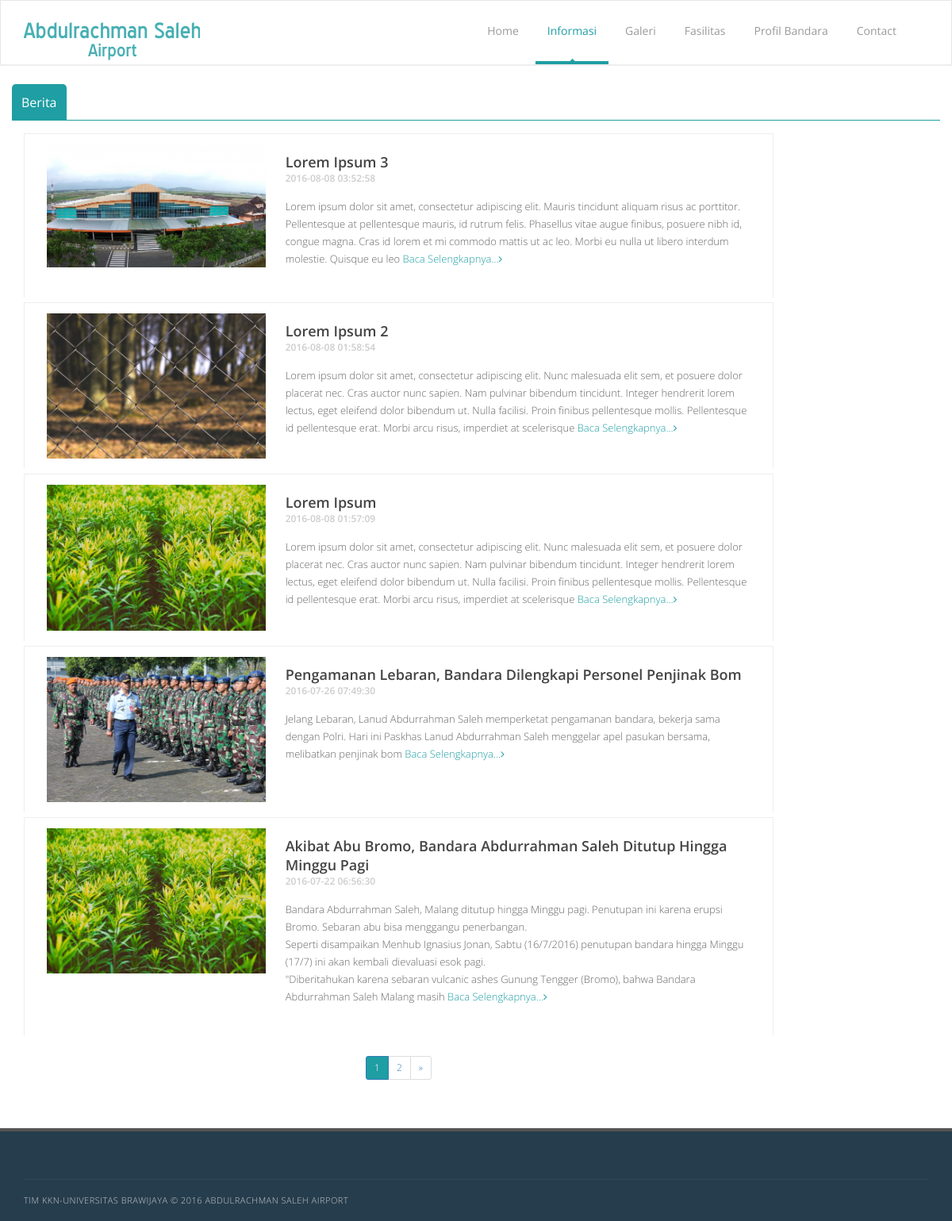
The page /index.php/berita on the database its author committed.
### tables this page shows
CREATE TABLE IF NOT EXISTS `berita` (
  `id_berita` int(11) NOT NULL,
  `tgl_post` timestamp NOT NULL DEFAULT CURRENT_TIMESTAMP,
  `judul` varchar(250) NOT NULL,
  `berita` text NOT NULL,
  `gambar` varchar(250) NOT NULL
);

### index.php (called while the page is built, shortened)
<?php
require_once BASEPATH.'core/CodeIgniter.php';

### application/models/beritaModel.php (called while the page is built, shortened)
<?php
class BeritaModel extends CI_Model {
    function getBerita($page, $num_rows){
        if ($page== null && $num_rows ==  null) {
            $query = $this->db->query("SELECT * FROM `berita` ORDER BY tgl_post DESC");
        }
        else{
            $query = $this->db->query("SELECT * FROM `berita` ORDER BY tgl_post DESC LIMIT $page, $num_rows");
        }
    	$num = $query->num_rows();
        if($num>0){
            return $query->result();
        }
        else{
            return 0;
        }
    }
}

### application/views/berita.php (the view)
<div id="content">
  <div class="container">
    <div class="row blog-post-page">
      <h4 class="classic-title"><span>Berita</span></h4>
      <div class="col-md-10 blog-box">
        <div class="latest-posts-classic">
          <?php
          if (isset($berita)) {
            foreach ($berita as $data) {
            ?>
          <div class="post-row">
            <div class="image-post col-md-4 col-sm-4 col-xs-12">
              <img src="<?php echo base_url()?>assets/images/berita/<?php echo $data->gambar; ?>">
            </div>
            <div class="berita col-md-8 col-sm-8 col-xs-12">
              <h3 class="post-title"><a href="<?php echo base_url() ?>berita/detailBerita/<?php echo $data->id_berita; ?>"><?php echo $data->judul; ?></a></h3>
              <h6 class="post-date"><span><?php echo $data->tgl_post; ?></span></h6>
              <div class="post-content">
                <p>
                <?php
                $isi = explode(" ", $data->berita);
                $isinya = implode(" ", array_splice($isi, 0, 50));
                echo $isinya;
                ?> <a class="read-more" href="<?php echo base_url()?>berita/detailberita/<?php echo $data->id_berita; ?>"> Baca Selengkapnya...</a></p>
              </div>
            </div>
          </div>
          <?php
            }
          }
          echo $this->pagination->create_links(); ?>
        </div>
        </div>
      </div>
    </div>
  </div>
</div>

### assets/css/colors/blue.css (style rules this page uses)
a { color: #1F9EA3; }
.latest-posts-classic .read-more { color: #1F9EA3; }
.classic-title span { border-bottom-color: #1F9EA3; }

### rows shown on the page
berita: gambar (picture), judul "Lorem Ipsum 3", tgl_post "2016-08-08 03:52:58", isinya "Lorem ipsum dolor sit amet, consectetur adipiscing elit. Mauris tincidunt aliquam risus ac porttitor. Pellentesque at pellentesque mauris, id rutrum felis. Phasellus vitae augue finibus, posuere nibh id, congue magna. Cras id lorem et mi commodo mattis ut ac leo. Morbi eu nulla ut libero interdum molestie. Quisque eu leo"
berita: gambar (picture), judul "Lorem Ipsum 2", tgl_post "2016-08-08 01:58:54", isinya "Lorem ipsum dolor sit amet, consectetur adipiscing elit. Nunc malesuada elit sem, et posuere dolor placerat nec. Cras auctor nunc sapien. Nam pulvinar bibendum tincidunt. Integer hendrerit lorem lectus, eget eleifend dolor bibendum ut. Nulla facilisi. Proin finibus pellentesque mollis. Pellentesque id pellentesque erat. Morbi arcu risus, imperdiet at scelerisque"
berita: gambar (picture), judul "Lorem Ipsum", tgl_post "2016-08-08 01:57:09", isinya "Lorem ipsum dolor sit amet, consectetur adipiscing elit. Nunc malesuada elit sem, et posuere dolor placerat nec. Cras auctor nunc sapien. Nam pulvinar bibendum tincidunt. Integer hendrerit lorem lectus, eget eleifend dolor bibendum ut. Nulla facilisi. Proin finibus pellentesque mollis. Pellentesque id pellentesque erat. Morbi arcu risus, imperdiet at scelerisque"
berita: gambar (picture), judul "Pengamanan Lebaran, Bandara Dilengkapi Personel Penjinak Bom", tgl_post "2016-07-26 07:49:30", isinya "Jelang Lebaran, Lanud Abdurrahman Saleh memperketat pengamanan bandara, bekerja sama dengan Polri. Hari ini Paskhas Lanud Abdurrahman Saleh menggelar apel pasukan bersama, melibatkan penjinak bom"
berita: gambar (picture), judul "Akibat Abu Bromo, Bandara Abdurrahman Saleh Ditutup Hingga Minggu Pagi", tgl_post "2016-07-22 06:56:30", isinya "Bandara Abdurrahman Saleh, Malang ditutup hingga Minggu pagi. Penutupan ini karena erupsi Bromo. Sebaran abu bisa menggangu penerbangan. Seperti disampaikan Menhub Ignasius Jonan, Sabtu (16/7/2016) penutupan bandara hingga Minggu (17/7) ini akan kembali dievaluasi esok pagi. \"Diberitahukan karena sebaran vulcanic ashes Gunung Tengger (Bromo), bahwa Bandara Abdurrahman Saleh Malang masih"

### other values the page prints
$this->pagination->create_links() "1 2 »"
